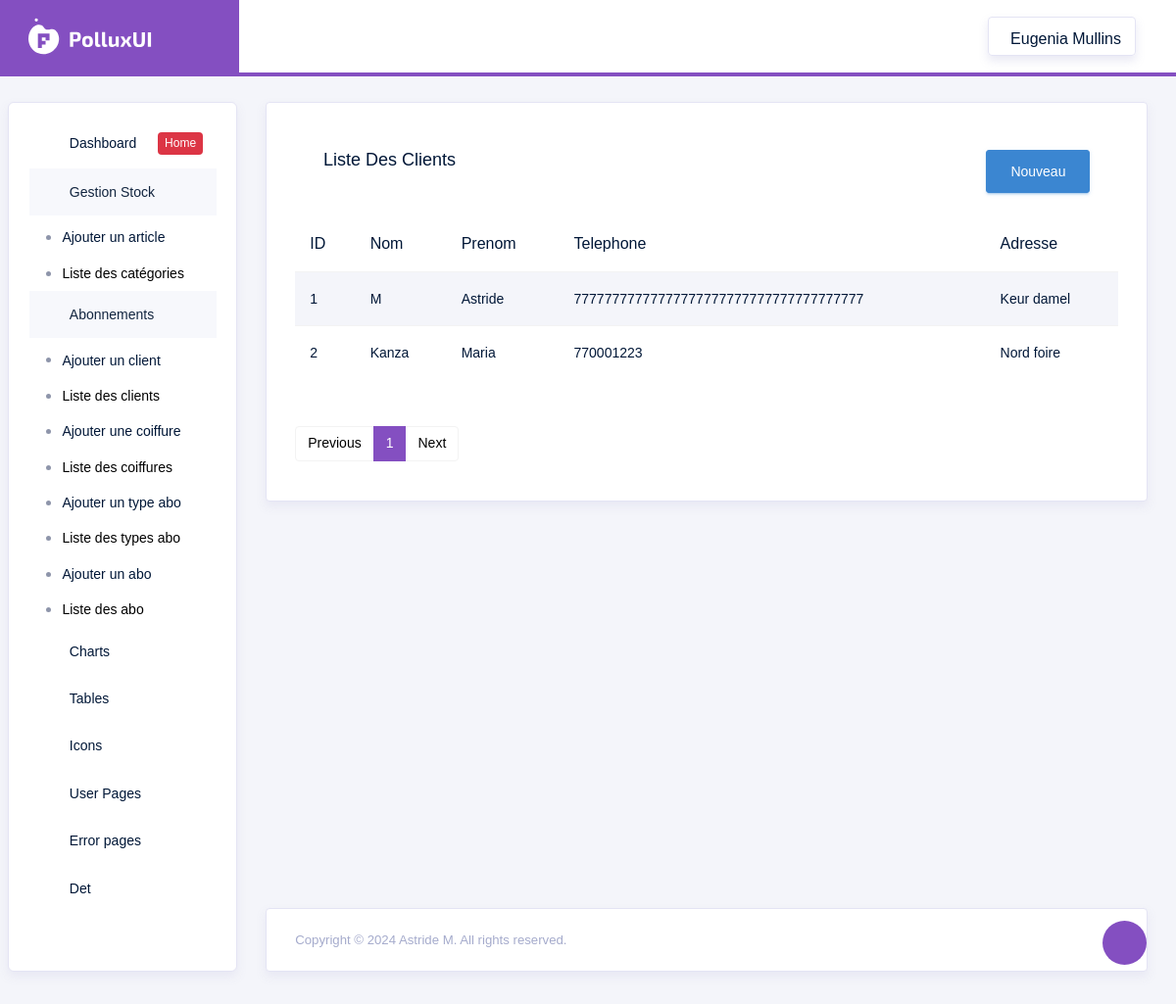
The page /gestionnaire/Client/List on the database as committed earlier.
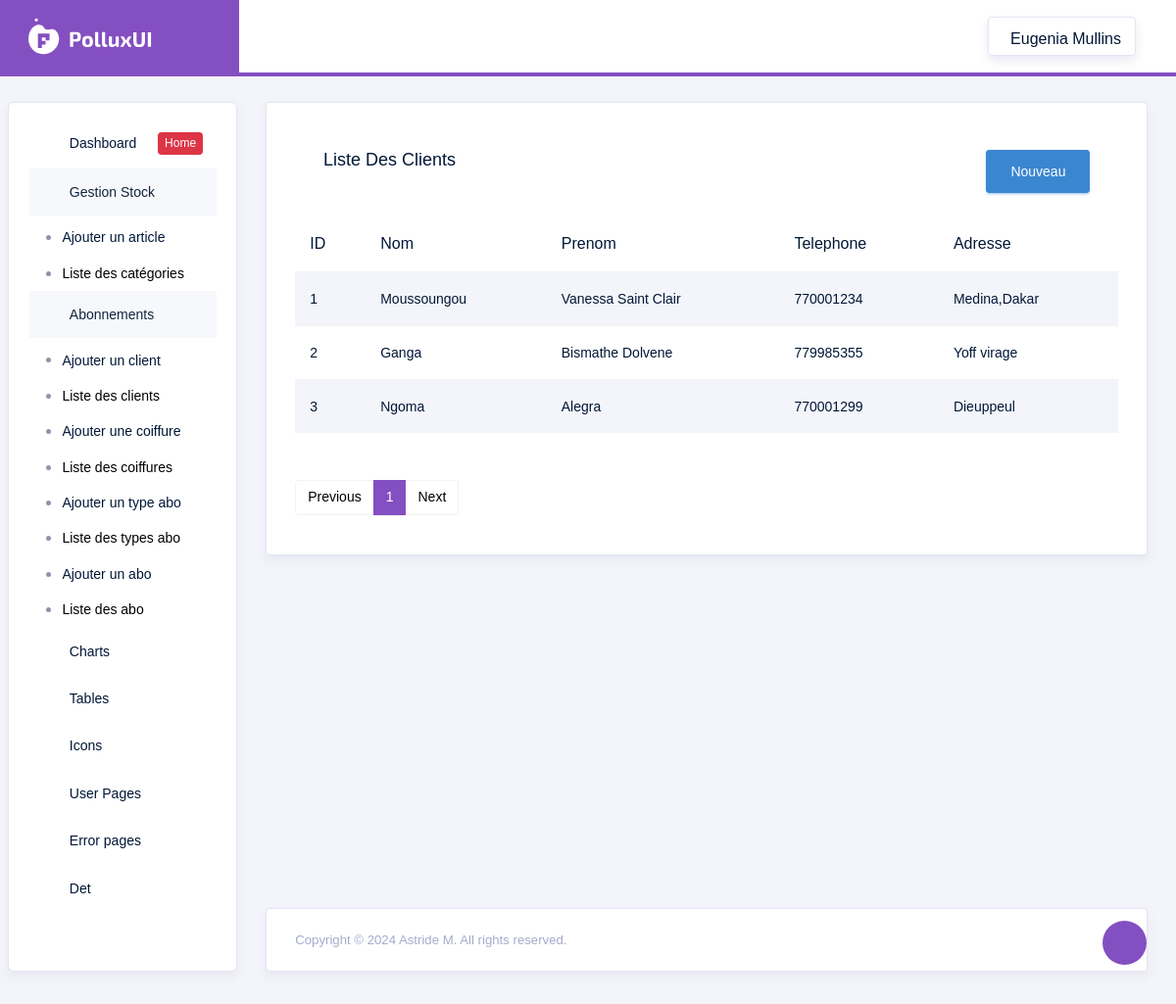
The same page on the database as committed later.
### src/models.py (models this page shows)
class Client(db.Model):
    id = db.Column(db.Integer, primary_key=True, autoincrement=True)
    nom = db.Column(db.String(100), nullable=False)
    prenom = db.Column(db.String(100), nullable=False)
    telephone = db.Column(db.String(100), nullable=False)
    adresse = db.Column(db.String(250), nullable=False)

### src/routes/gestionnaire_routes.py (the view)
@gestionnaire.route('/Client/List')
def ListClient():
    page = request.args.get('page', 1, type=int)  # Récupérer le numéro de page depuis les paramètres de requête, par défaut 1
    clients = Client.query.paginate(page=page, per_page=10)  # Paginer les résultats, 10 éléments par page
    return render_template('gestionnaire/ListClient.html', clients=clients)

### src/templates/gestionnaire/ListClient.html (shortened to what this page needs)
{% extends "layouts/base.html" %}
{% block content %}
<div class="row">
    <div class="col-md-12">
        <div class="card">
            <div class="card-body">
                <div class="card-body d-flex align-items-center">
                    <h4 class="card-title flex-grow-1">Liste des clients</h4>
                    <a href="{{ url_for('gestionnaire.AddClient') }}" class="btn btn-info ml-auto">Nouveau</a>
                </div>
                <div class="table-responsive mb-5">
                    <table class="table table-hover table-striped">
                        <thead>
                            <tr>
                                <th>ID</th>
                                <th>Nom</th>
                                <th>Prenom</th>
                                <th>Telephone</th>
                                <th>Adresse</th>
                            </tr>
                        </thead>
                        <tbody>
                            {% for client in clients %}
                            <tr>
                                <td>{{ client.id }}</td>
                                <td>{{ client.nom }}</td>
                                <td>{{ client.prenom }}</td>
                                <td>{{ client.telephone }}</td>
                                <td>{{ client.adresse }}</td>
                            </tr>
                            {% endfor %}
                        </tbody>
                    </table>
                </div>
                 <nav aria-label="Page navigation example mt-4">
                    <ul class="pagination">
                      {% if clients.has_prev %}
                        <li class="page-item"><a class="page-link" href="{{ url_for('gestionnaire.ListClient', page=clients.prev_num) }}">Previous</a></li>
                      {% else %}
                        <li class="page-item disabled"><span class="page-link">Previous</span></li>
                      {% endif %}
                      {% for page_num in clients.iter_pages() %}
                        {% if page_num %}
                          {% if clients.page == page_num %}
                            <li class="page-item active" aria-current="page"><span class="page-link">{{ page_num }}</span></li>
                          {% else %}
                            <li class="page-item"><a class="page-link" href="{{ url_for('gestionnaire.ListClient', page=page_num) }}">{{ page_num }}</a></li>
                          {% endif %}
                        {% else %}
                          <li class="page-item disabled"><span class="page-link">...</span></li>
                        {% endif %}
                      {% endfor %}
                      {% if clients.has_next %}
                        <li class="page-item"><a class="page-link" href="{{ url_for('gestionnaire.ListClient', page=clients.next_num) }}">Next</a></li>
                      {% else %}
                        <li class="page-item disabled"><span class="page-link">Next</span></li>
                      {% endif %}
                    </ul>
                </nav>
            </div>
        </div>
    </div>
</div>
{% endblock %}

Rows that differ between the two databases and show on the page:
changed Client id 1: nom "M" → "Moussoungou"; prenom "Astride" → "Vanessa Saint Clair"; telephone "77777777777777777777777777777777777777" → "770001234"; adresse "Keur damel" → "Medina,Dakar"
changed Client id 2: nom "Kanza" → "Ganga"; prenom "Maria" → "Bismathe Dolvene"; telephone "770001223" → "779985355"; adresse "Nord foire" → "Yoff virage"
added Client: id "3", nom "Ngoma", prenom "Alegra", telephone "770001299", adresse "Dieuppeul"
